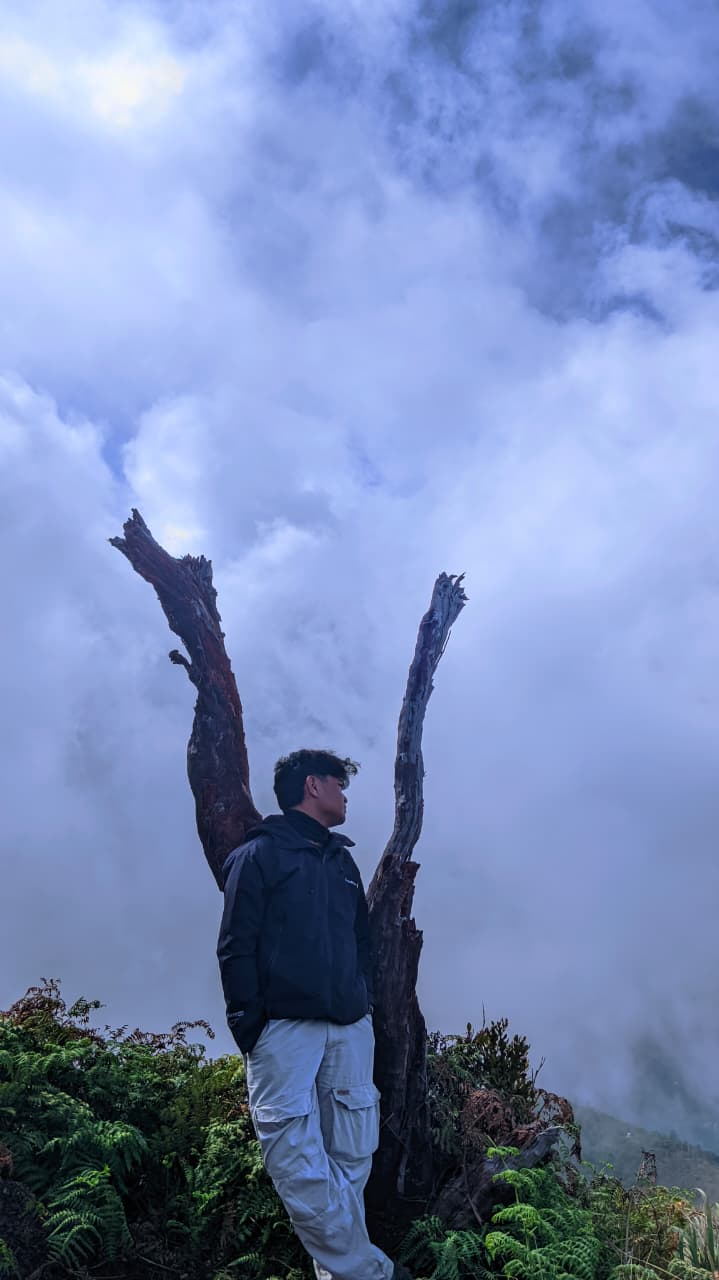
#> input picture Pertemuan 6/Foto.jpg, 719 x 1280 px
$ python -i latihan3.py   (imports and definitions only)
#> lines starting #> are read from the running program, lines starting #| are printed output that depends on the picture
#> further down, picture is the input picture: shape (1280, 719, 3); mean B, G, R 183, 139, 120.4
import cv2
import numpy as np
import time

class RealTimeEnhancement:
    def __init__(self, target_fps=30, buffer_size=5):
        self.target_fps = target_fps
        self.buffer_size = buffer_size

        # MEMORY CONSTRAINT: Hanya menyimpan tuple nilai min/max, BUKAN array gambar
        self.history_buffer = []

        # COMPUTATIONAL CONSTRAINT: Deklarasi objek CLAHE satu kali di memori
        # Menggunakan parameter tile 8x8 standar untuk keseimbangan speed/quality
        self.clahe = cv2.createCLAHE(clipLimit=2.0, tileGridSize=(8, 8))

        self.prev_time = time.time()

    def enhance_frame(self, frame, enhancement_type='adaptive'):
        """
        Enhance single frame with real-time constraints
        """
#> called with enhancement_type = 'adaptive'
        # 1. Optimasi Komputasi: Konversi ke HSV, proses HANYA kanal kecerahan (V)
        hsv = cv2.cvtColor(frame, cv2.COLOR_BGR2HSV)
#> hsv: shape (1280, 719, 3); mean H, S, V 108.2, 97.1, 184.2
        h, s, v = cv2.split(hsv)
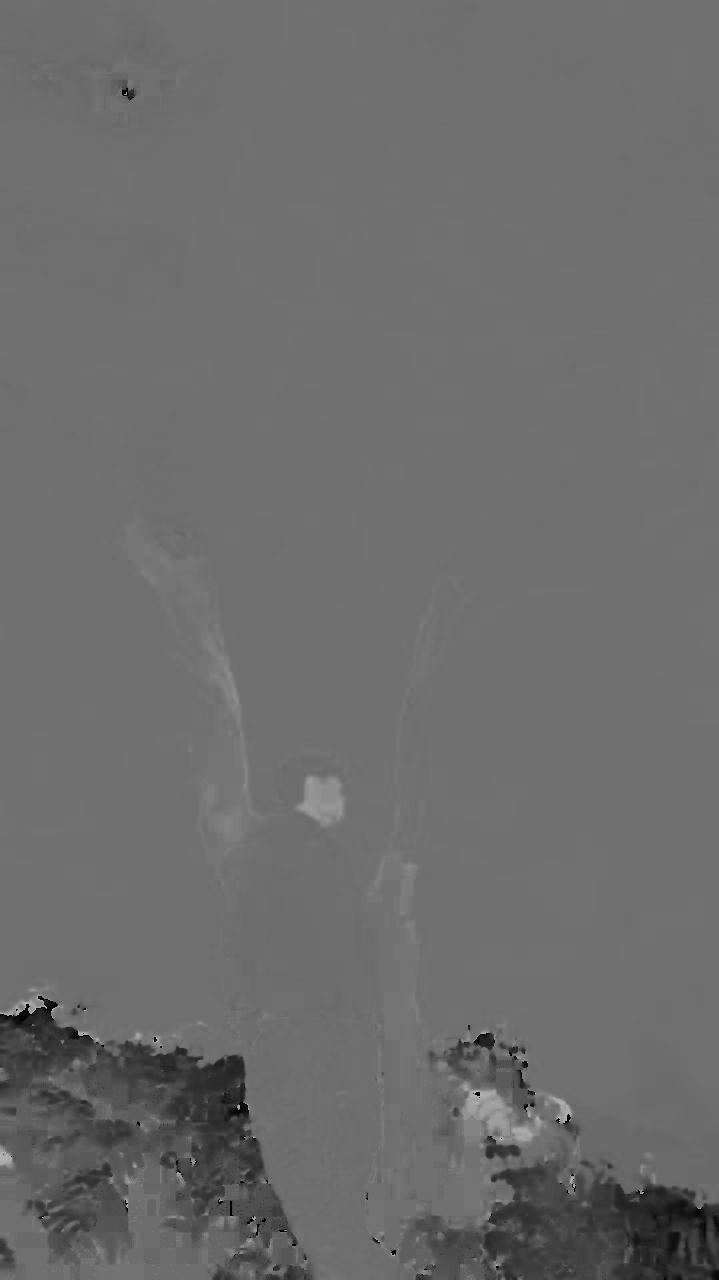
#> h: shape (1280, 719); min 0, max 179, mean 108.2
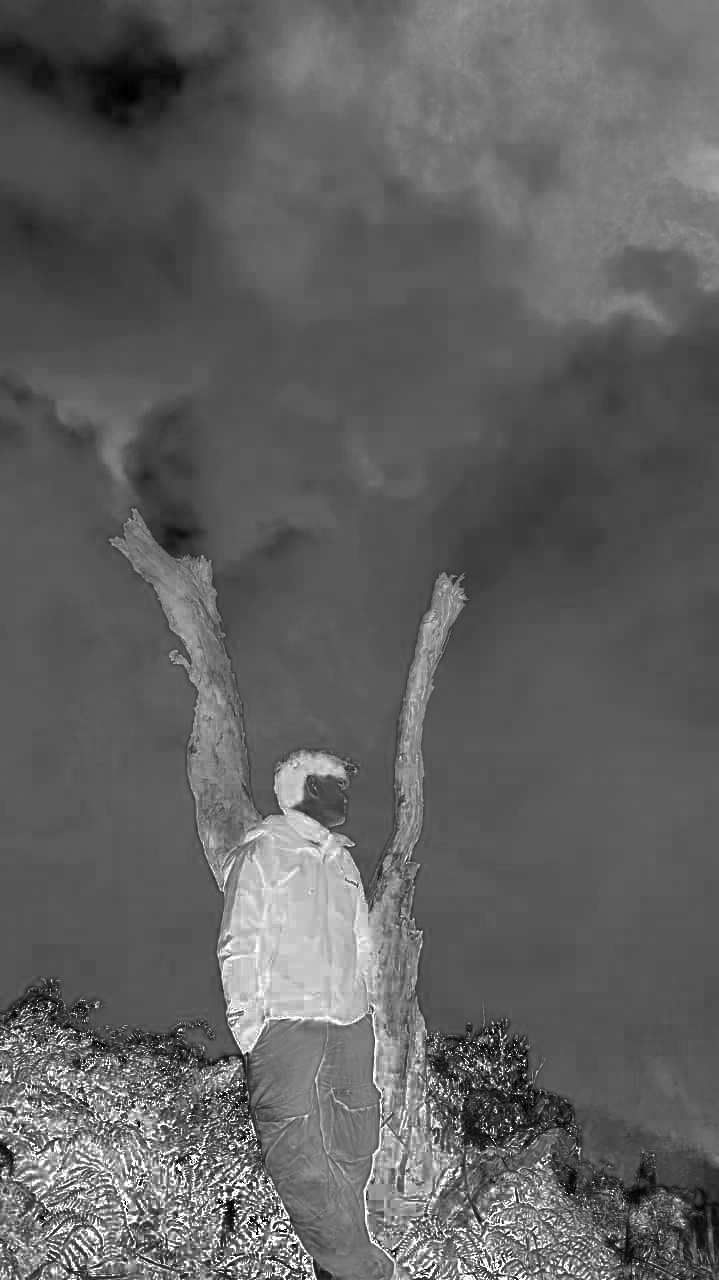
#> s: shape (1280, 719); min 0, max 255, mean 97.1
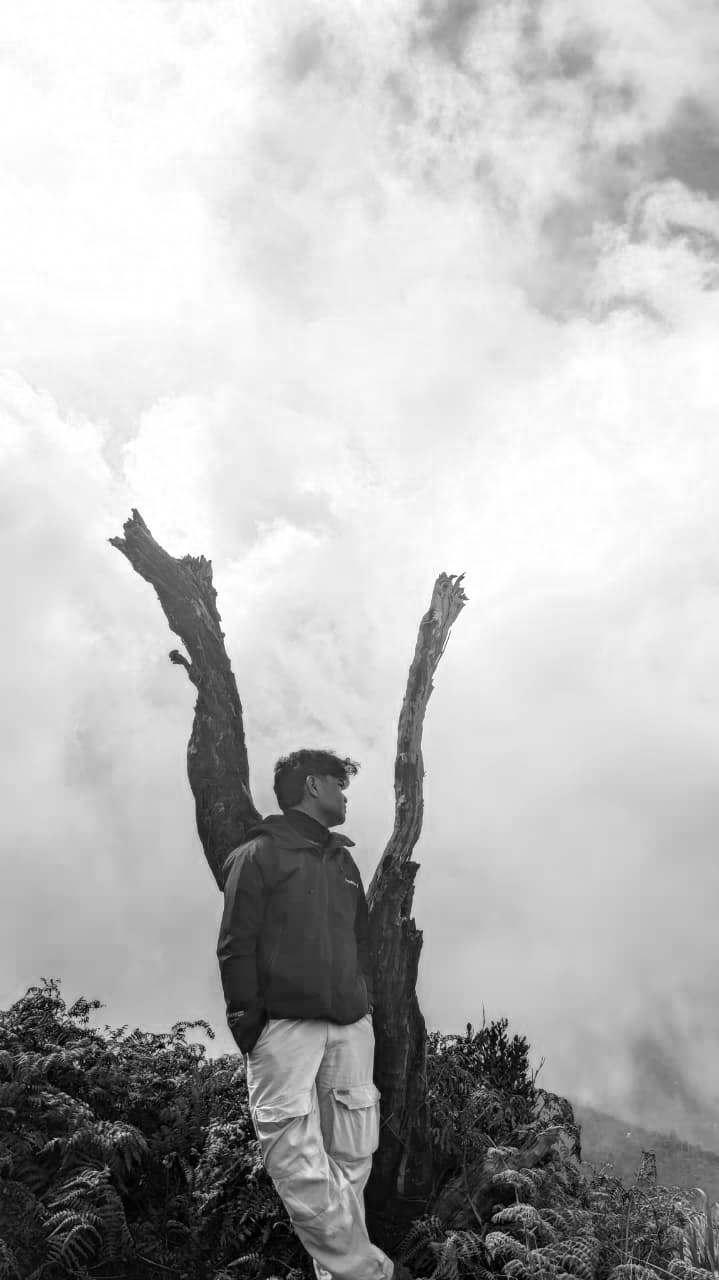
#> v: shape (1280, 719); min 0, max 255, mean 184.2

        enhanced_v = v.copy()

        if enhancement_type == 'adaptive':
            # Ekstrak nilai ekstrem yang robust (mengabaikan noise/outlier)
            current_min = np.percentile(v, 2)
#> current_min = 15
            current_max = np.percentile(v, 98)
#> current_max = 255

            # Tambahkan ke buffer history
            self.history_buffer.append((current_min, current_max))

            # Batasi ukuran buffer (Memory Limit)
            if len(self.history_buffer) > self.buffer_size:
                self.history_buffer.pop(0)

            # 2. TEMPORAL CONSISTENCY: Hitung moving average untuk mencegah flickering
            smooth_min = np.mean([val[0] for val in self.history_buffer])
#> smooth_min = 15
            smooth_max = np.mean([val[1] for val in self.history_buffer])
#> smooth_max = 255

            # Terapkan Contrast Stretching menggunakan parameter yang sudah di-smooth
            if smooth_max > smooth_min:
                enhanced_v = ((v.astype(float) - smooth_min) / (smooth_max - smooth_min) * 255)
                enhanced_v = np.clip(enhanced_v, 0, 255).astype(np.uint8)

        elif enhancement_type == 'clahe':
            # CLAHE OpenCV sudah dioptimasi dalam C++ untuk real-time
            enhanced_v = self.clahe.apply(v)

        else:
            # Fallback: Ekualisasi global biasa (sangat berisiko flickering pada video)
            enhanced_v = cv2.equalizeHist(v)

        # 3. Gabungkan kembali kanal dan kembalikan ke format BGR
        hsv_enhanced = cv2.merge([h, s, enhanced_v])
#> hsv_enhanced: shape (1280, 719, 3); mean H, S, V 108.2, 97.1, 179.4
        result_frame = cv2.cvtColor(hsv_enhanced, cv2.COLOR_HSV2BGR)

        # 4. Monitor Target FPS
        current_time = time.time()
        fps = 1 / (current_time - self.prev_time + 1e-6)
        self.prev_time = current_time

        # Visualisasi Indikator FPS pada layar
        status_color = (0, 255, 0) if fps >= (self.target_fps * 0.8) else (0, 0, 255)
        cv2.putText(result_frame, f"FPS: {fps:.1f} | Mode: {enhancement_type}",
                    (15, 30), cv2.FONT_HERSHEY_SIMPLEX, 0.7, status_color, 2)
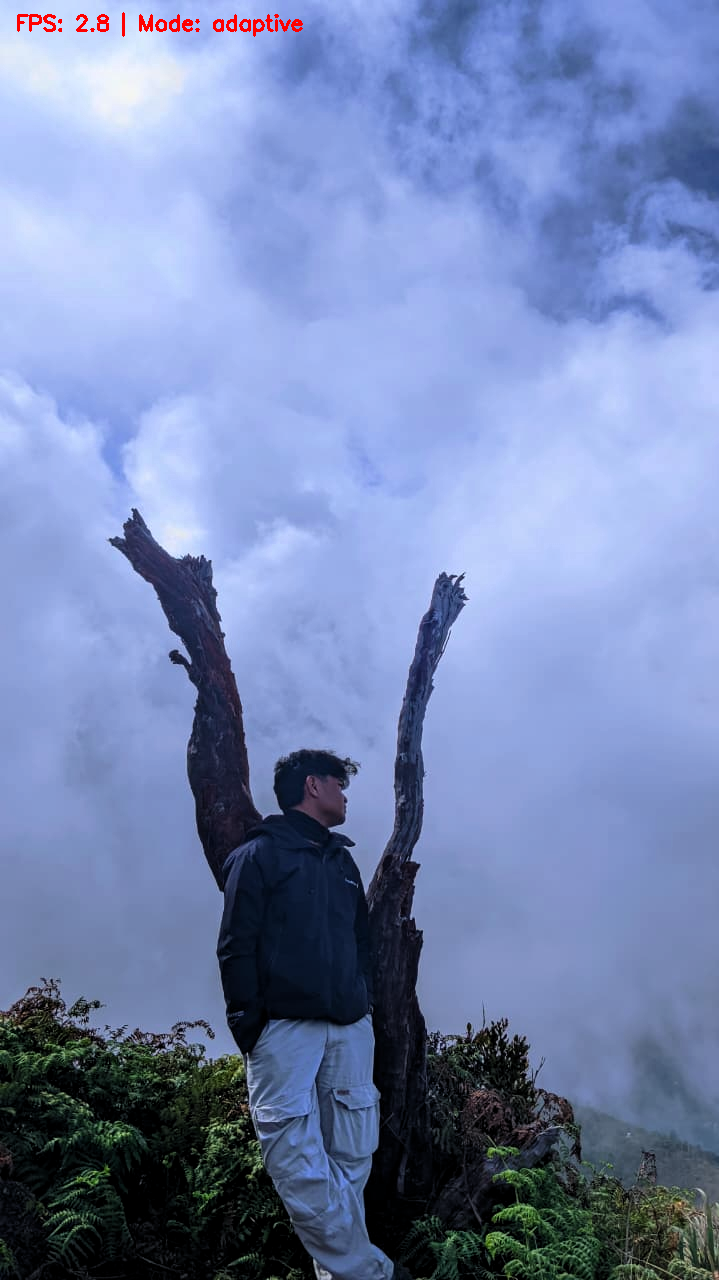
#> result_frame: shape (1280, 719, 3); mean B, G, R 178, 134.3, 117.4

        return result_frame

# ==========================================
# BLOK PENGUJIAN (SIMULASI WEBCAM/VIDEO)
# ==========================================
# [40 lines not run here, left out]

>>> import cv2
>>> picture = cv2.imread('../Pertemuan 6/Foto.jpg')
>>> result = RealTimeEnhancement().enhance_frame(picture)
